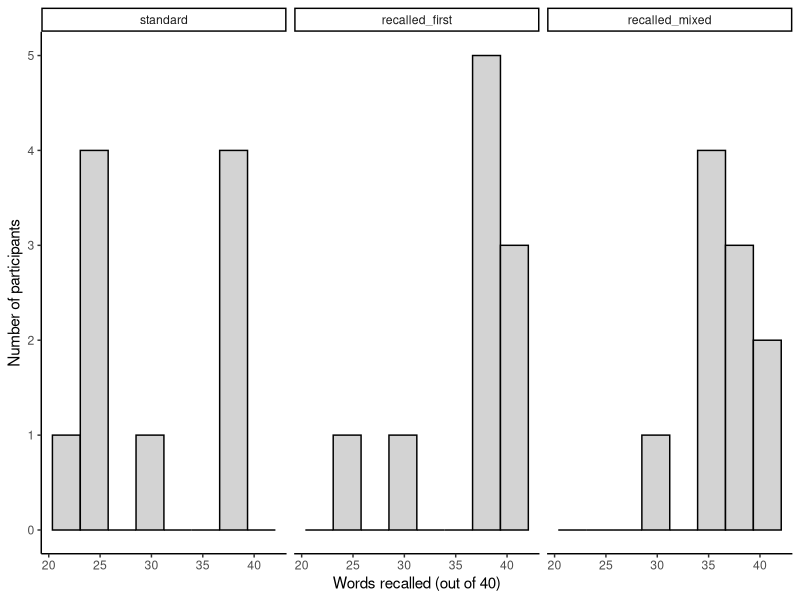
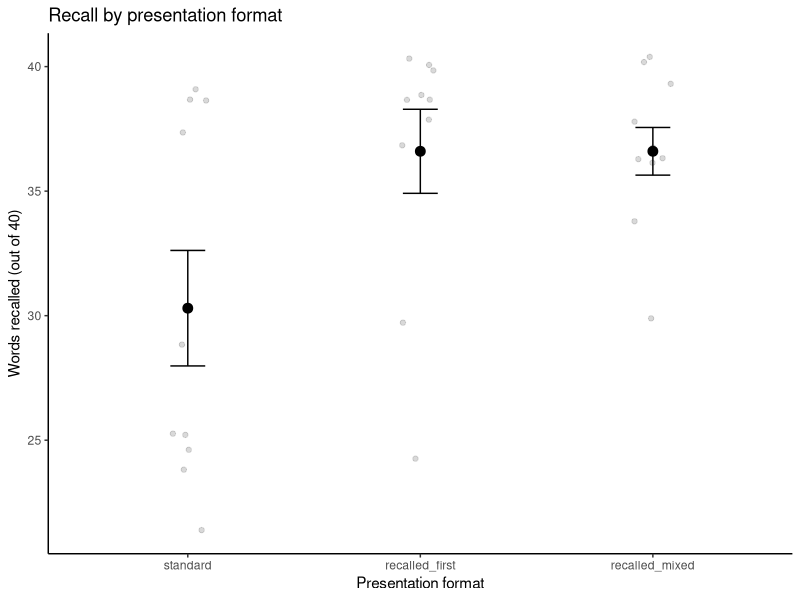

Source code (R) for these figures, in order:
## ---- chunk 1
knitr::opts_chunk$set(echo = TRUE, message = FALSE, warning = FALSE)
## ---- chunk 2
library(readr)
library(dplyr)
library(ggplot2)

recall <- read_csv("recall_format_data.csv")
head(recall)
count(recall, condition)
## ---- chunk 3
1 - 0.95^3
## ---- chunk 4
recall$iv <- factor(recall$condition, levels = c("standard", "recalled_first", "recalled_mixed"))
recall$dv <- recall$words_recalled

desc_table <- recall %>%
  group_by(iv) %>%
  summarise(M = mean(dv), SD = sd(dv), n = n(), SE = SD / sqrt(n))
desc_table
## ---- chunk 5
ggplot(recall, aes(x = dv)) +
  geom_histogram(bins = 8, fill = "lightgrey", color = "black") +
  facet_wrap(~ iv) +
  labs(x = "Words recalled (out of 40)", y = "Number of participants") +
  theme_classic()
## ---- chunk 6
anova_result <- aov(dv ~ iv, data = recall)
summary(anova_result)
## ---- chunk 7
# EDIT: replace each 1 with the Sum Sq value from the table above
SS_iv  <- 264.6
SS_res <- 822.9
eta_sq <- SS_iv / (SS_iv + SS_res)
eta_sq
## ---- chunk 8
TukeyHSD(anova_result)
## ---- chunk 9
ggplot(desc_table, aes(x = iv, y = M)) +
  geom_jitter(data = recall, aes(x = iv, y = dv), width = 0.08, alpha = 0.3, color = "grey50") +
  geom_point(size = 3) +
  geom_errorbar(aes(ymin = M - SE, ymax = M + SE), width = 0.15) +
  labs(title = "Recall by presentation format",
       x = "Presentation format", y = "Words recalled (out of 40)") +
  theme_classic()
